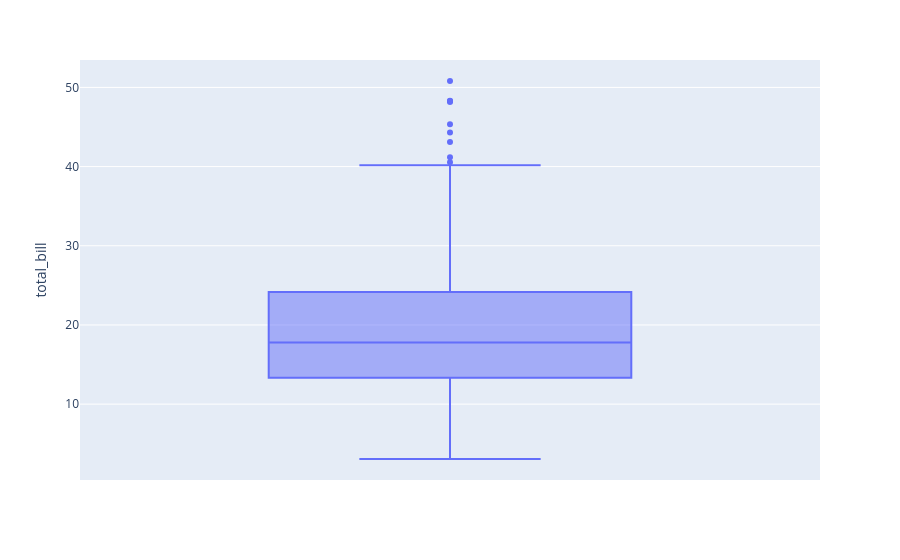

The notebook cell saved with this chart:
### Code cell
# если в y, то вертикальный
px.box(tips, y="total_bill")

### Figure 1 — Plotly figure (JSON) as saved in the notebook; plotly's stock layout.template omitted (floating-point values rounded to 4 significant figures; data arrays with more than 128 entries replaced by an {"elided": "..."} marker saying what was removed)
{"data": [{"alignmentgroup": "True", "hovertemplate": "total_bill=%{y}<extra></extra>", "legendgroup": "", "marker": {"color": "#636efa"}, "name": "", "notched": false, "offsetgroup": "", "orientation": "v", "showlegend": false, "type": "box", "x0": " ", "xaxis": "x", "y": {"elided": "244 float values"}, "y0": " ", "yaxis": "y"}], "layout": {"boxmode": "group", "legend": {"tracegroupgap": 0}, "margin": {"t": 60}, "xaxis": {"anchor": "y", "domain": [0, 1]}, "yaxis": {"anchor": "x", "domain": [0, 1], "title": {"text": "total_bill"}}}}
